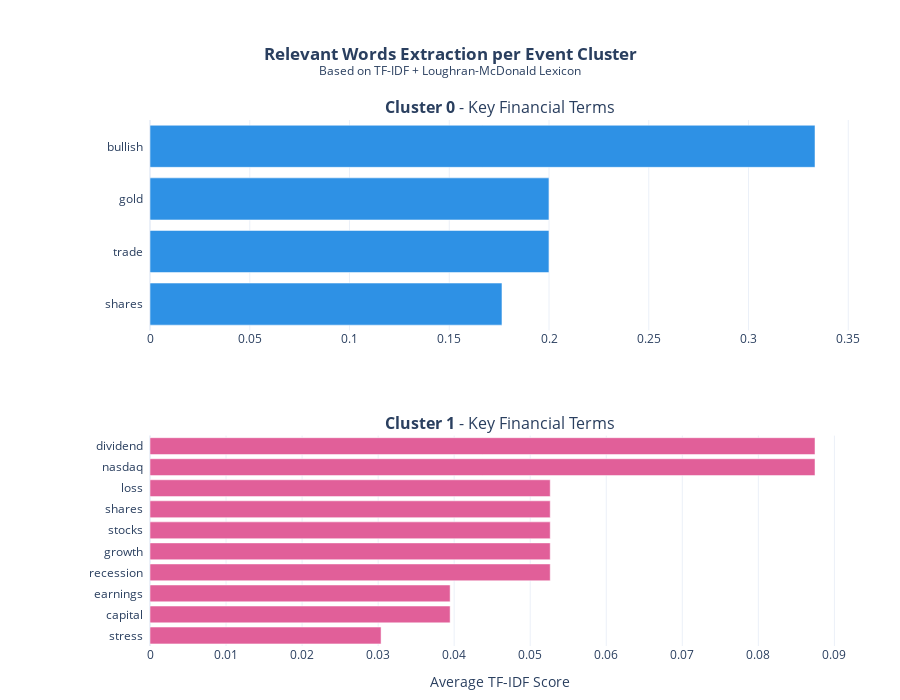

Here is the notebook cell this chart was saved with:
### Markdown cell above
### Relevant Financial Words Extraction

### Code cell
# Words Extraction
keywords_data = extract_relevant_words_with_scores(clean_news_df, my_lexicon, top_n=10)

# Vizualisation
fig_keywords = plot_keywords_bar_chart(keywords_data)
fig_keywords.show()

### Figure 1 — Plotly figure (JSON) as saved in the notebook; plotly's stock layout.template omitted (floating-point values rounded to 4 significant figures)
{"data": [{"marker": {"color": "#2E91E5"}, "name": "Cluster 0", "orientation": "h", "type": "bar", "x": [0.1764, 0.2, 0.2, 0.3333], "xaxis": "x", "y": ["shares", "trade", "gold", "bullish"], "yaxis": "y"}, {"marker": {"color": "#E15F99"}, "name": "Cluster 1", "orientation": "h", "type": "bar", "x": [0.03039, 0.03947, 0.03947, 0.05263, 0.05263, 0.05263, 0.05263, 0.05263, 0.08745, 0.08745], "xaxis": "x2", "y": ["stress", "capital", "earnings", "recession", "growth", "stocks", "shares", "loss", "nasdaq", "dividend"], "yaxis": "y2"}], "layout": {"annotations": [{"font": {"size": 16}, "showarrow": false, "text": "<b>Cluster 0</b> - Key Financial Terms", "x": 0.5, "xanchor": "center", "xref": "paper", "y": 1, "yanchor": "bottom", "yref": "paper"}, {"font": {"size": 16}, "showarrow": false, "text": "<b>Cluster 1</b> - Key Financial Terms", "x": 0.5, "xanchor": "center", "xref": "paper", "y": 0.4, "yanchor": "bottom", "yref": "paper"}], "height": 700, "margin": {"b": 50, "l": 150, "r": 50, "t": 120}, "showlegend": false, "title": {"text": "<b>Relevant Words Extraction per Event Cluster</b><br><sup>Based on TF-IDF + Loughran-McDonald Lexicon</sup>", "x": 0.5}, "xaxis": {"anchor": "y", "domain": [0, 1]}, "xaxis2": {"anchor": "y2", "domain": [0, 1], "title": {"text": "Average TF-IDF Score"}}, "yaxis": {"anchor": "x", "domain": [0.6, 1], "ticksuffix": "  "}, "yaxis2": {"anchor": "x2", "domain": [0, 0.4], "ticksuffix": "  "}}}
